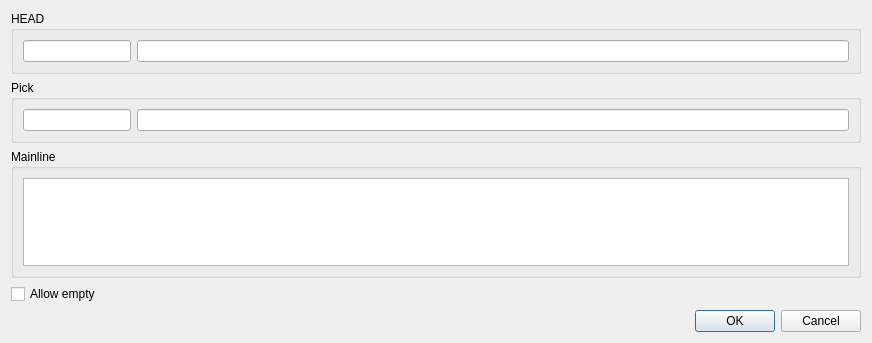
<?xml version="1.0" encoding="UTF-8"?>
<ui version="4.0">
 <class>CherryPickDialog</class>
 <widget class="QDialog" name="CherryPickDialog">
  <property name="geometry">
   <rect>
    <x>0</x>
    <y>0</y>
    <width>872</width>
    <height>343</height>
   </rect>
  </property>
  <property name="windowTitle">
   <string>Cherry-pick</string>
  </property>
  <layout class="QVBoxLayout" name="verticalLayout_2">
   <item>
    <widget class="QGroupBox" name="groupBox_3">
     <property name="title">
      <string>HEAD</string>
     </property>
     <layout class="QHBoxLayout" name="horizontalLayout_3">
      <item>
       <widget class="ReadOnlyLineEdit" name="lineEdit_head_id">
        <property name="sizePolicy">
         <sizepolicy hsizetype="Preferred" vsizetype="Fixed">
          <horstretch>0</horstretch>
          <verstretch>0</verstretch>
         </sizepolicy>
        </property>
        <property name="readOnly">
         <bool>true</bool>
        </property>
       </widget>
      </item>
      <item>
       <widget class="ReadOnlyLineEdit" name="lineEdit_head_message">
        <property name="readOnly">
         <bool>true</bool>
        </property>
       </widget>
      </item>
     </layout>
    </widget>
   </item>
   <item>
    <widget class="QGroupBox" name="groupBox_2">
     <property name="title">
      <string>Pick</string>
     </property>
     <layout class="QHBoxLayout" name="horizontalLayout_2">
      <item>
       <widget class="ReadOnlyLineEdit" name="lineEdit_pick_id">
        <property name="sizePolicy">
         <sizepolicy hsizetype="Preferred" vsizetype="Fixed">
          <horstretch>0</horstretch>
          <verstretch>0</verstretch>
         </sizepolicy>
        </property>
        <property name="readOnly">
         <bool>true</bool>
        </property>
       </widget>
      </item>
      <item>
       <widget class="ReadOnlyLineEdit" name="lineEdit_pick_message">
        <property name="readOnly">
         <bool>true</bool>
        </property>
       </widget>
      </item>
     </layout>
    </widget>
   </item>
   <item>
    <widget class="QGroupBox" name="groupBox">
     <property name="title">
      <string>Mainline</string>
     </property>
     <layout class="QVBoxLayout" name="verticalLayout">
      <item>
       <widget class="QTableWidget" name="tableWidget_mainline">
        <property name="editTriggers">
         <set>QAbstractItemView::NoEditTriggers</set>
        </property>
        <property name="selectionMode">
         <enum>QAbstractItemView::SingleSelection</enum>
        </property>
        <property name="selectionBehavior">
         <enum>QAbstractItemView::SelectRows</enum>
        </property>
        <property name="horizontalScrollMode">
         <enum>QAbstractItemView::ScrollPerPixel</enum>
        </property>
        <property name="wordWrap">
         <bool>false</bool>
        </property>
        <attribute name="horizontalHeaderStretchLastSection">
         <bool>true</bool>
        </attribute>
       </widget>
      </item>
     </layout>
    </widget>
   </item>
   <item>
    <widget class="QCheckBox" name="checkBox_allow_empty">
     <property name="text">
      <string>Allow empty</string>
     </property>
    </widget>
   </item>
   <item>
    <layout class="QHBoxLayout" name="horizontalLayout">
     <item>
      <spacer name="horizontalSpacer">
       <property name="orientation">
        <enum>Qt::Horizontal</enum>
       </property>
       <property name="sizeHint" stdset="0">
        <size>
         <width>40</width>
         <height>20</height>
        </size>
       </property>
      </spacer>
     </item>
     <item>
      <widget class="QPushButton" name="pushButton">
       <property name="text">
        <string>OK</string>
       </property>
      </widget>
     </item>
     <item>
      <widget class="QPushButton" name="pushButton_2">
       <property name="text">
        <string>Cancel</string>
       </property>
      </widget>
     </item>
    </layout>
   </item>
  </layout>
 </widget>
 <customwidgets>
  <customwidget>
   <class>ReadOnlyLineEdit</class>
   <extends>QLineEdit</extends>
   <header>ReadOnlyLineEdit.h</header>
  </customwidget>
 </customwidgets>
 <resources/>
 <connections>
  <connection>
   <sender>pushButton</sender>
   <signal>clicked()</signal>
   <receiver>CherryPickDialog</receiver>
   <slot>accept()</slot>
   <hints>
    <hint type="sourcelabel">
     <x>239</x>
     <y>129</y>
    </hint>
    <hint type="destinationlabel">
     <x>213</x>
     <y>135</y>
    </hint>
   </hints>
  </connection>
  <connection>
   <sender>pushButton_2</sender>
   <signal>clicked()</signal>
   <receiver>CherryPickDialog</receiver>
   <slot>reject()</slot>
   <hints>
    <hint type="sourcelabel">
     <x>351</x>
     <y>135</y>
    </hint>
    <hint type="destinationlabel">
     <x>394</x>
     <y>136</y>
    </hint>
   </hints>
  </connection>
 </connections>
</ui>
